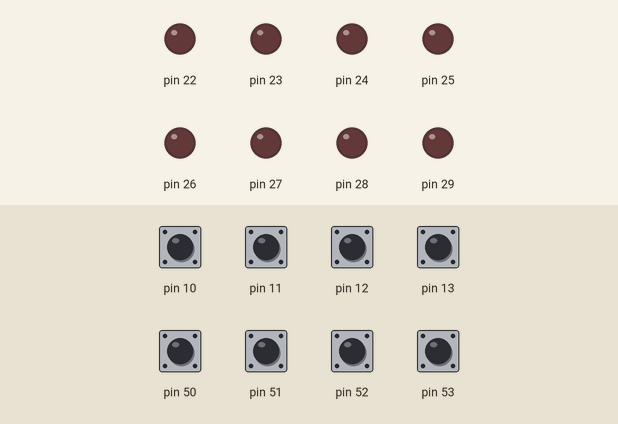
Recording of a sketch running on a simulated Arduino Mega 2560, built with avr-gcc and run on an emulated ATmega2560. On the bench: output pins drawn as LEDs (lit = HIGH). Dashed ring = blinking. The inputs (shaded band) are chosen by the test bench; at power-on: pin 10–13, pin 50–53 LOW.

Above: at 1.2 s.
1.3 s: pin 52 driven HIGH
At 3.05 s:
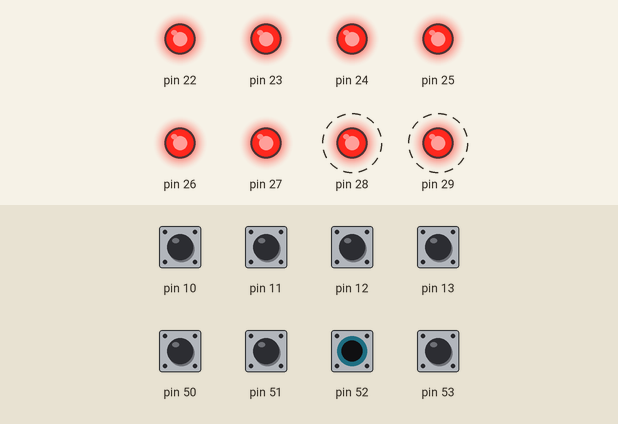
4.3 s: pin 10 driven HIGH
At 5.7 s:
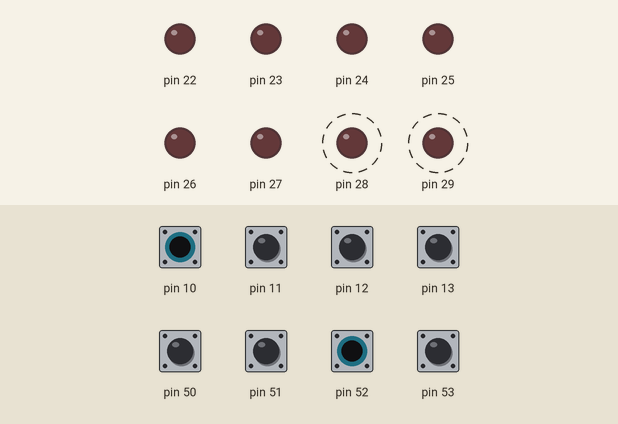
6.7 s: pin 10 driven LOW
At 6.8 s:
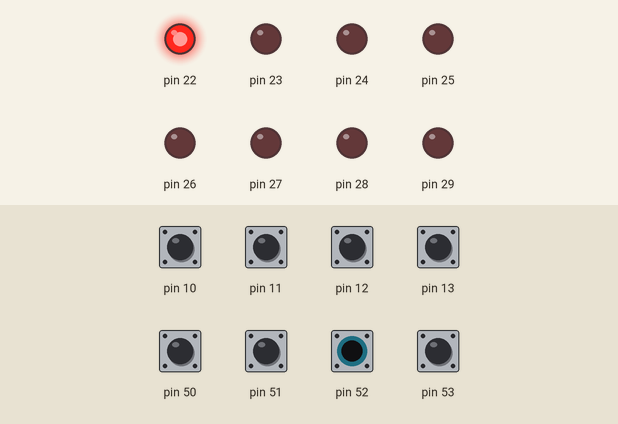
9.7 s: pin 11 driven HIGH
At 9.87 s:
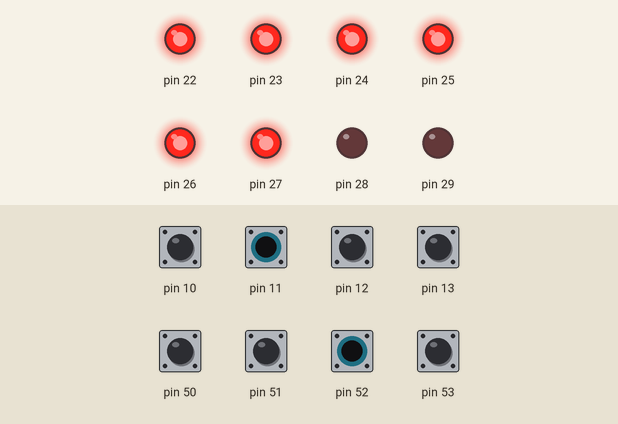
Timing chart, 0 to 12.7 s (numbered marks = the images above; inputs shaded):
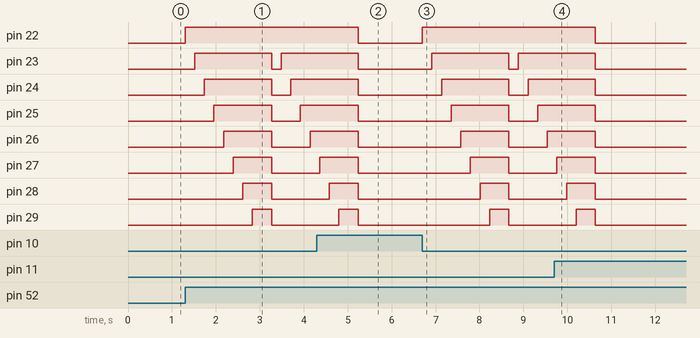

Measured:
- after the input at 1.3 s, pin 22: LOW → HIGH at once; pin 23: LOW → HIGH after 0.22 s, → LOW 1.8 s later, → HIGH 0.22 s later; pin 24: LOW → HIGH after 0.44 s, → LOW 1.5 s later, → HIGH 0.44 s later; pin 25: LOW → HIGH after 0.66 s, → LOW 1.3 s later, → HIGH 0.66 s later; pin 26: LOW → HIGH after 0.88 s, → LOW 1.1 s later, → HIGH 0.88 s later
- after the input at 4.3 s, pin 22: HIGH → LOW after 0.94 s; pin 23–27: goes on until 5.2 s, then stays LOW
- after the input at 6.7 s, pin 22: LOW → HIGH at once; pin 23: LOW → HIGH after 0.22 s, → LOW 1.8 s later, → HIGH 0.22 s later; pin 24: LOW → HIGH after 0.44 s, → LOW 1.5 s later, → HIGH 0.44 s later; pin 25: LOW → HIGH after 0.66 s, → LOW 1.3 s later, → HIGH 0.66 s later; pin 26: LOW → HIGH after 0.88 s, → LOW 1.1 s later, → HIGH 0.88 s later
- after the input at 9.7 s, pin 22: HIGH → LOW after 0.94 s; pin 23–29: goes on until 10.6 s, then stays LOW

The sketch:

sketch.ino
```cpp
void setup() {
  // put your setup code here, to run once:
  volatile char *ddr_a=(char*)0x21;
  volatile char *ddr_b=(char*)0x24;
  *ddr_a=0xFF;
  *ddr_b=0x00;
}

void loop() {
  // put your main code here, to run repeatedly:
  volatile char *port_a=(char*)0x22;
  volatile char *port_b=(char*)0x23;
  volatile char check;
  while(1)
  { check=*port_b;
    if(check==0x02)
    {
      for(char glow=0;glow<9;glow++)
      {   *port_a|=(1<<glow);
          for(volatile long i=0;i<100000;i++);
      }

    }
    *port_a=0x00;
  }

}
```
